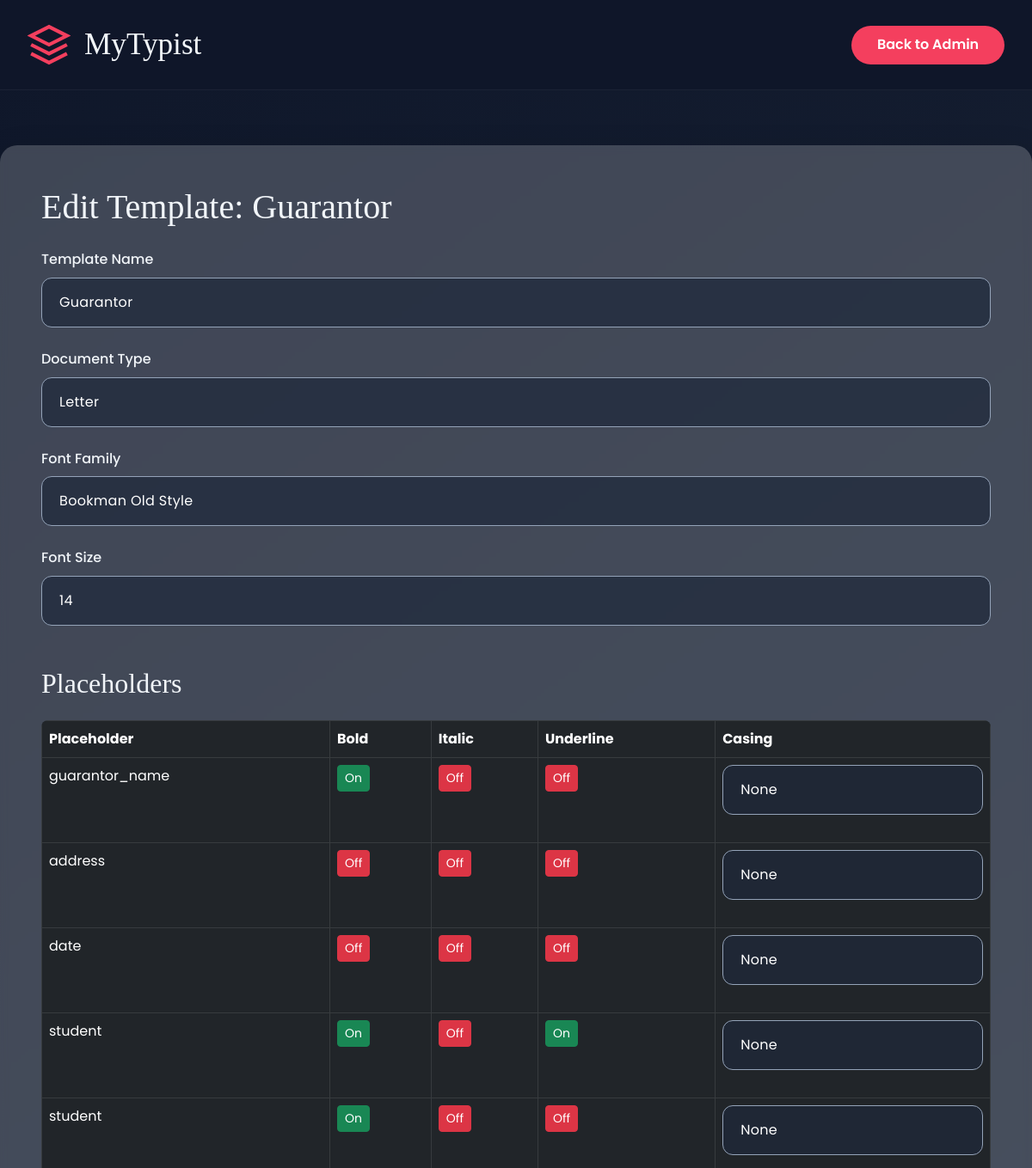
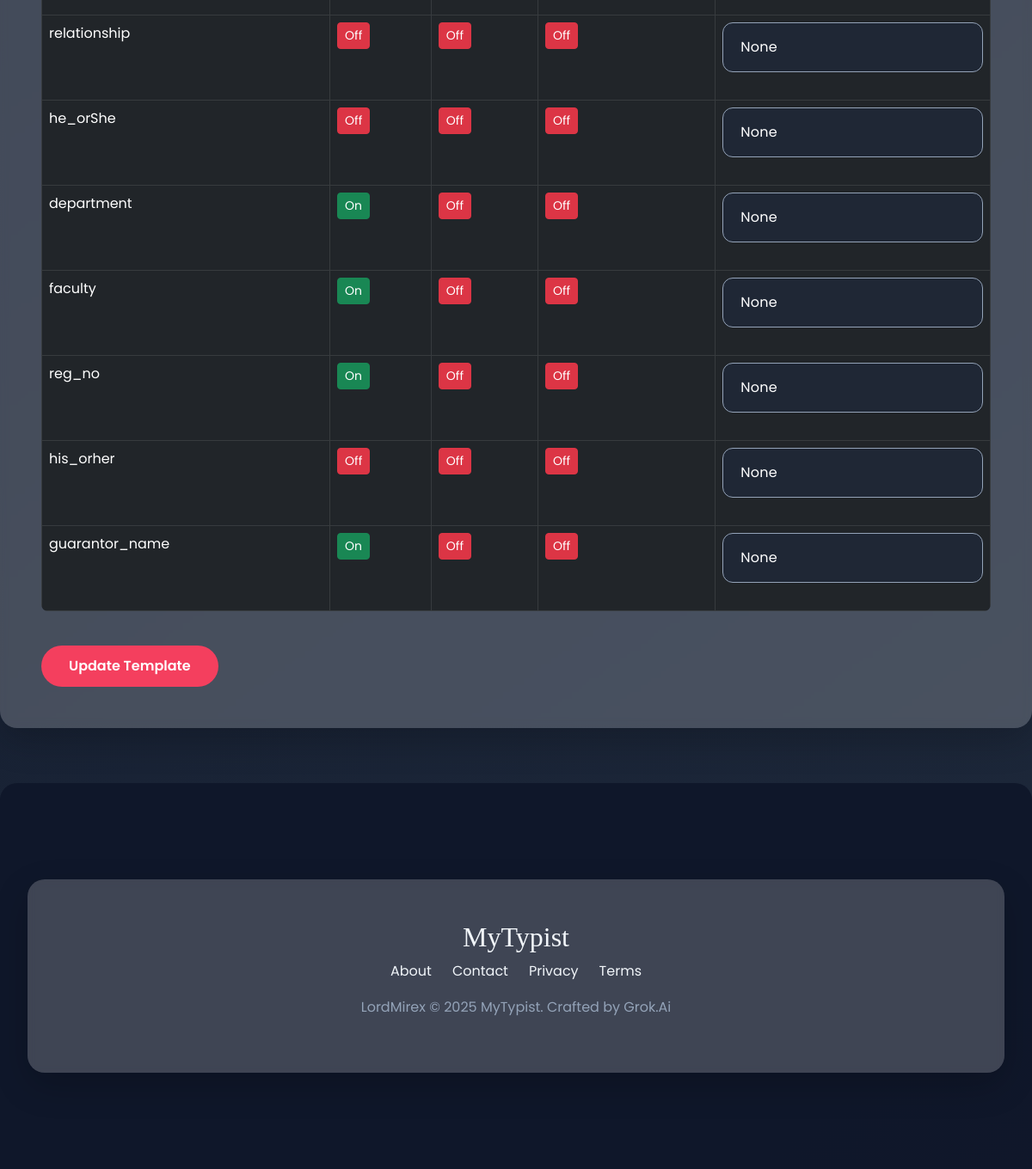
The app's page /admin/edit/4?key=secretkey123 with its own data (2 pictures, top to bottom).
### app.py (models this page shows)
class Template(db.Model):
    __tablename__ = 'template'
    id = db.Column(db.Integer, primary_key=True)
    name = db.Column(db.String(100), nullable=False)
    type = db.Column(db.String(50), nullable=False)
    file_path = db.Column(db.String(200), nullable=False)
    font_family = db.Column(db.String(50), nullable=False)
    font_size = db.Column(db.Integer, nullable=False)
    is_active = db.Column(db.Boolean, default=True)
    placeholders = db.relationship('Placeholder', back_populates='template', cascade="all, delete-orphan")
    created_documents = db.relationship('CreatedDocument', back_populates='template', cascade="all, delete-orphan")

class Placeholder(db.Model):
    __tablename__ = 'placeholder'
    id = db.Column(db.Integer, primary_key=True)
    template_id = db.Column(db.Integer, db.ForeignKey('template.id'), nullable=False)
    name = db.Column(db.String(50), nullable=False)
    paragraph_index = db.Column(db.Integer, nullable=False)
    start_run_index = db.Column(db.Integer, nullable=False)
    end_run_index = db.Column(db.Integer, nullable=False)
    bold = db.Column(db.Boolean, default=False)
    italic = db.Column(db.Boolean, default=False)
    underline = db.Column(db.Boolean, default=False)
    casing = db.Column(db.String(20), default="none")
    template = db.relationship('Template', back_populates='placeholders')

### app.py (the view)
@app.route('/admin/edit/<int:template_id>')
def edit_template(template_id):
    key = request.args.get('key')
    if key != app.config['ADMIN_KEY']:
        abort(403)
    template = Template.query.get_or_404(template_id)
    placeholders = Placeholder.query.filter_by(template_id=template_id).all()
    return render_template('edit.html', template=template, placeholders=placeholders, admin_key=key)

### templates/edit.html (shortened to what this page needs)
{% extends 'base.html' %}
{% block content %}
    <h1 class="mb-4" style="font-family: 'Cormorant Garamond', serif; font-size: 2.5rem;">Edit Template: {{ template.name }}</h1>
    <form method="POST" action="{{ url_for('update_template', template_id=template.id) }}" class="needs-validation animate__fadeInUp" novalidate>
        <div class="mb-4">
            <label for="name" class="form-label" style="color: var(--text);">Template Name</label>
            <input type="text" class="form-control" id="name" name="name" value="{{ template.name }}" required style="background: rgba(255, 255, 255, 0.08); border-color: var(--muted); color: var(--text);">
        </div>
        <div class="mb-4">
            <label for="type" class="form-label" style="color: var(--text);">Document Type</label>
            <select class="form-select" id="type" name="type" required style="background: rgba(255, 255, 255, 0.08); border-color: var(--muted); color: var(--text);">
                <option value="letter" {% if template.type == 'letter' %}selected{% endif %}>Letter</option>
            </select>
        </div>
        <div class="mb-4">
            <label for="font_family" class="form-label" style="color: var(--text);">Font Family</label>
            <select class="form-select" id="font_family" name="font_family" style="background: rgba(255, 255, 255, 0.08); border-color: var(--muted); color: var(--text);">
                <option value="Bookman Old Style" {% if template.font_family == 'Bookman Old Style' %}selected{% endif %}>Bookman Old Style</option>
            </select>
        </div>
        <div class="mb-4">
            <label for="font_size" class="form-label" style="color: var(--text);">Font Size</label>
            <input type="number" class="form-control" id="font_size" name="font_size" value="{{ template.font_size }}" min="8" max="72" required style="background: rgba(255, 255, 255, 0.08); border-color: var(--muted); color: var(--text);">
        </div>
        <h2 class="mt-5 mb-4" style="font-family: 'Cormorant Garamond', serif; font-size: 2rem;">Placeholders</h2>
        <div class="table-responsive">
            <table class="table table-dark table-bordered rounded-3 overflow-hidden">
                <thead>
                    <tr>
                        <th>Placeholder</th>
                        <th>Bold</th>
                        <th>Italic</th>
                        <th>Underline</th>
                        <th>Casing</th>
                    </tr>
                </thead>
                <tbody>
                    {% for ph in placeholders %}
                        <tr class="animate__fadeInUp" style="animation-delay: {{ loop.index * 0.1 }}s;" onmouseover="this.style.background='rgba(255,255,255,0.1)'" onmouseout="this.style.background='transparent'">
                            <td>{{ ph.name }}</td>
                            <td>
                                <button type="button" class="btn btn-sm btn-toggle {% if ph.bold %}btn-success{% else %}btn-danger{% endif %}" onclick="toggle(this, 'bold_{{ ph.id }}')">
                                    {% if ph.bold %}On{% else %}Off{% endif %}
                                </button>
                            </td>
                            <td>
                                <button type="button" class="btn btn-sm btn-toggle {% if ph.italic %}btn-success{% else %}btn-danger{% endif %}" onclick="toggle(this, 'italic_{{ ph.id }}')">
                                    {% if ph.italic %}On{% else %}Off{% endif %}
                                </button>
                            </td>
                            <td>
                                <button type="button" class="btn btn-sm btn-toggle {% if ph.underline %}btn-success{% else %}btn-danger{% endif %}" onclick="toggle(this, 'underline_{{ ph.id }}')">
                                    {% if ph.underline %}On{% else %}Off{% endif %}
                                </button>
                            </td>
                            <td>
                                <select class="form-select" name="casing_{{ ph.id }}" style="background: rgba(255, 255, 255, 0.08); border-color: var(--muted); color: var(--text);">
                                    <option value="none" {% if ph.casing == 'none' %}selected{% endif %}>None</option>
                                </select>
                            </td>
                        </tr>
                    {% endfor %}
                </tbody>
            </table>
        </div>
        <button type="submit" class="btn btn-primary mt-4">Update Template</button>
    </form>
{% endblock %}

### templates/base.html (style rules this page uses)
:root { --primary: #0f172a; --secondary: #1e293b; --accent: #f43f5e; --success: #22c55e; --text: #f1f5f9; --muted: #94a3b8; --bg-light: rgba(255, 255, 255, 0.05); }
body { min-height: 100vh; display: flex; flex-direction: column; background: linear-gradient(145deg, var(--primary) 0%, var(--secondary) 100%); color: var(--text); font-family: 'Poppins', sans-serif; line-height: 1.6; margin: 0; padding: 0; }
.form-label { font-weight: 500; }
.form-control, .form-select { background: rgba(30, 41, 59, 0.7) !important; border: 1px solid rgba(255,255,255,0.15); color: #ffffff !important; border-radius: 12px; padding: 1rem 1.25rem; margin-bottom: 1.5rem; transition: all 0.3s cubic-bezier(0.4, 0, 0.2, 1); font-size: 1rem; letter-spacing: 0.02em; }
.form-control::placeholder { color: rgba(255,255,255,0.6) !important; font-weight: 300; transition: all 0.3s ease; }
.btn-primary { background: var(--accent); border: none; padding: 0.75rem 2rem; border-radius: 25px; font-weight: 600; transition: all 0.3s ease; }
.table { background: transparent; color: var(--text); border-radius: 15px; overflow: hidden; }
.table-dark { background: rgba(0, 0, 0, 0.3); }
.animate__fadeInUp { animation: fadeInUp 0.6s ease-out; }

### records on screen
Template: name "Guarantor", type "Letter", font_family "Bookman Old Style", font_size "14"
Placeholder: name "guarantor_name", bold "On", italic "Off", underline "Off", casing+id "None"
Placeholder: name "address", bold "Off", italic "Off", underline "Off", casing+id "None"
Placeholder: name "date", bold "Off", italic "Off", underline "Off", casing+id "None"
Placeholder: name "student", bold "On", italic "Off", underline "On", casing+id "None"
Placeholder: name "student", bold "On", italic "Off", underline "Off", casing+id "None"
Placeholder: name "relationship", bold "Off", italic "Off", underline "Off", casing+id "None"
Placeholder: name "he_orShe", bold "Off", italic "Off", underline "Off", casing+id "None"
Placeholder: name "department", bold "On", italic "Off", underline "Off", casing+id "None"
Placeholder: name "faculty", bold "On", italic "Off", underline "Off", casing+id "None"
Placeholder: name "reg_no", bold "On", italic "Off", underline "Off", casing+id "None"
Placeholder: name "his_orher", bold "Off", italic "Off", underline "Off", casing+id "None"
Placeholder: name "guarantor_name", bold "On", italic "Off", underline "Off", casing+id "None"
